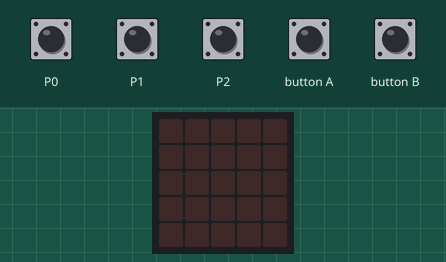
Recording of a program running on a simulated BBC micro:bit (MakeCode). Shown: the board's 5×5 LED display. The test bench sets the inputs (shaded band). Random numbers come from a fixed seed.

Above: at 1.2 s.
1.3 s: button A pressed for 0.15 s
At 1.9 s:
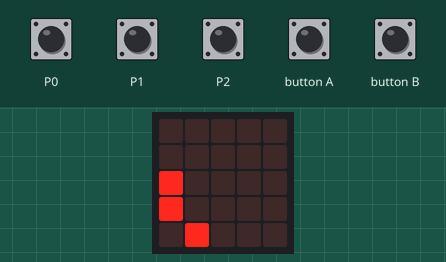
2.9 s: button B pressed for 0.15 s
At 4.2 s:
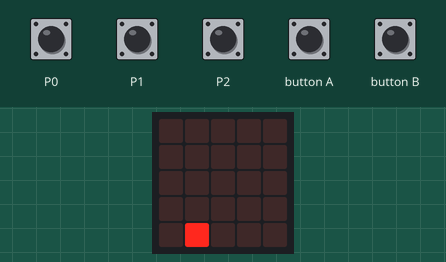
4.5 s: button A pressed for 0.15 s
At 5.5 s:
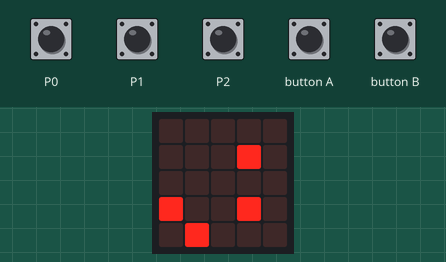
6.1 s: button B pressed for 0.15 s
At 6.7 s:
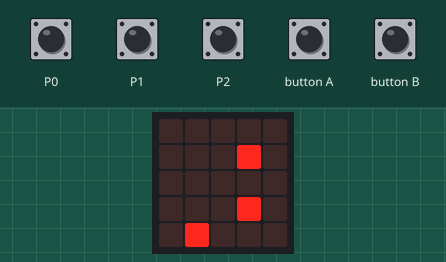
7.7 s: button A pressed for 0.15 s
At 9.0 s:
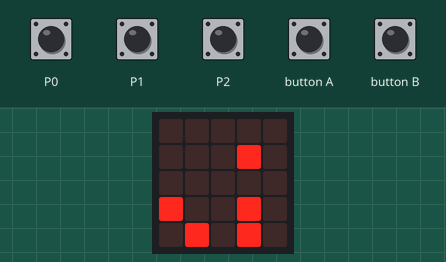
9.3 s: button B pressed for 0.15 s
At 10.4 s:
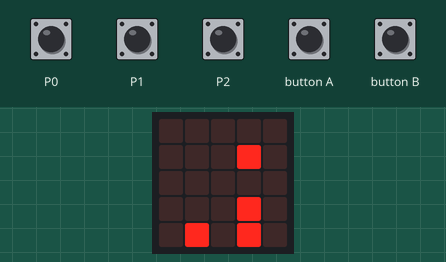
Timing chart, 0 to 11.9 s (numbered marks = the images above; inputs shaded):
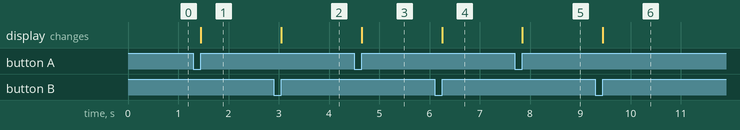

Measured:
- after the input at 1.3 s, the display: changes after 0.15 s (image 1)
- after the input at 2.9 s, the display: changes after 0.15 s (image 2)
- after the input at 4.5 s, the display: changes after 0.15 s (image 3)
- after the input at 6.1 s, the display: changes after 0.15 s (image 4)
- after the input at 7.7 s, the display: changes after 0.15 s (image 5)
- after the input at 9.3 s, the display: changes after 0.15 s (image 6)

The program:

main.ts
```typescript
input.onPinPressed(TouchPin.P0, function () {
    music.playMelody("C C D D C E D C ", 120)
})
input.onButtonPressed(Button.A, function () {
    led.plot(randint(0, 4), randint(0, 4))
    led.plot(randint(0, 4), randint(0, 4))
    led.plot(randint(0, 4), randint(0, 4))
})
input.onPinPressed(TouchPin.P2, function () {
    music.playMelody("C5 A B G A E A B ", 120)
    music.playMelody("A C5 E F G E F G ", 120)
})
input.onButtonPressed(Button.B, function () {
    led.unplot(0, 0)
    led.unplot(0, 1)
    led.unplot(0, 2)
    led.unplot(0, 3)
    led.unplot(0, 4)
})
input.onPinPressed(TouchPin.P1, function () {
    music.playMelody("C5 A B G A E A B ", 120)
})
```

test.ts
```typescript
// test ender her, dette bliver ikke kompileret, når denne pakke bruges som en udvidelse.
```
